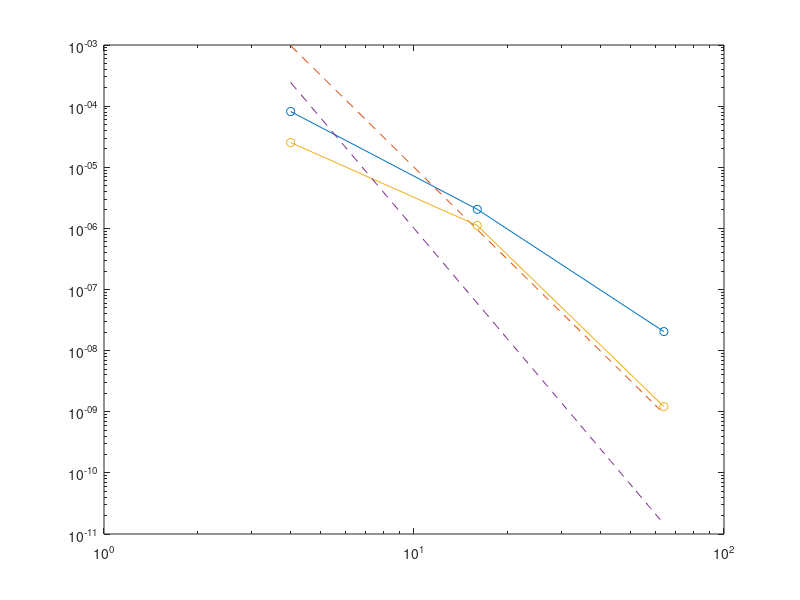

Write MATLAB code to recreate this figure.
% norder ipars(1) err

% eps 1e-8 -- probably should set lower
errs = [
    6 1 0.81589e-4;
    6 2 0.20495e-5;
    6 3 0.20498e-7;
    7 1 0.25407e-4;
    7 2 0.11157e-5;
    7 3 0.12127e-8];

hs = 4.^errs(1:3,2);
loglog(hs,errs(1:3,3),'o-')
hold on
loglog(hs(1):hs(end),(hs(1):hs(end)).^(-5),'--')
hs = 4.^errs(4:6,2);
loglog(hs,errs(4:6,3),'o-')
loglog(hs(1):hs(end),(hs(1):hs(end)).^(-6),'--')